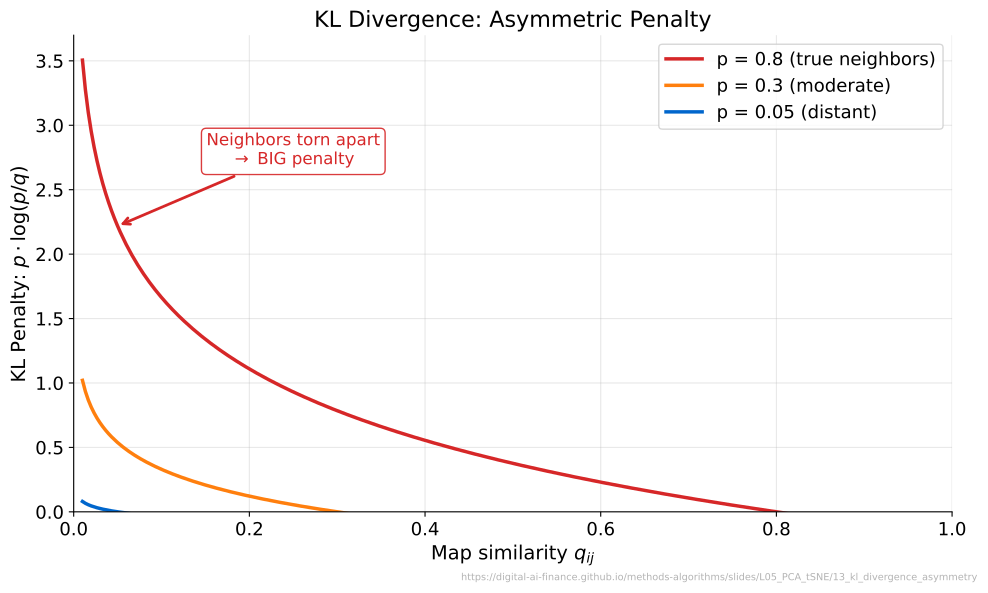

The Python source for this figure:
"""KL Divergence: Asymmetric Penalty for different p values."""
import matplotlib.pyplot as plt
import numpy as np
from pathlib import Path

CHART_METADATA = {
    "title": "KL Divergence: Asymmetric Penalty",
    "description": "Shows how KL divergence penalizes asymmetrically -- high p with low q produces a huge penalty",
    "url": "https://digital-ai-finance.github.io/methods-algorithms/slides/L05_PCA_tSNE/13_kl_divergence_asymmetry"
}

plt.rcParams.update({
    'font.size': 14, 'axes.labelsize': 14, 'axes.titlesize': 16,
    'xtick.labelsize': 13, 'ytick.labelsize': 13, 'legend.fontsize': 13,
    'figure.figsize': (10, 6), 'figure.dpi': 150,
    'axes.spines.top': False, 'axes.spines.right': False
})

MLPurple = '#3333B2'
MLBlue = '#0066CC'
MLOrange = '#FF7F0E'
MLRed = '#D62728'

fig, ax = plt.subplots()

q = np.linspace(0.01, 1.0, 300)

for p, color, label in [
    (0.80, MLRed,    'p = 0.8 (true neighbors)'),
    (0.30, MLOrange, 'p = 0.3 (moderate)'),
    (0.05, MLBlue,   'p = 0.05 (distant)'),
]:
    kl_penalty = p * np.log(p / q)
    ax.plot(q, kl_penalty, color=color, linewidth=2.5, label=label)

# Annotate the high-p line at low q
ax.annotate('Neighbors torn apart\n$\\rightarrow$ BIG penalty',
            xy=(0.05, 0.8 * np.log(0.8 / 0.05)),
            xytext=(0.25, 2.8),
            fontsize=12, color=MLRed,
            arrowprops=dict(arrowstyle='->', color=MLRed, lw=2),
            ha='center', va='center',
            bbox=dict(boxstyle='round,pad=0.3', facecolor='white',
                      edgecolor=MLRed, alpha=0.9))

ax.set_xlabel(r'Map similarity $q_{ij}$')
ax.set_ylabel(r'KL Penalty: $p \cdot \log(p/q)$')
ax.set_title('KL Divergence: Asymmetric Penalty')
ax.set_xlim(0, 1.0)
ax.set_ylim(bottom=0)
ax.legend(loc='upper right', fontsize=13)
ax.grid(True, alpha=0.3)

fig.text(0.99, 0.01, CHART_METADATA["url"],
         ha='right', va='bottom', fontsize=7, color='gray', alpha=0.6)

plt.tight_layout()
plt.savefig(Path(__file__).parent / 'chart.pdf', dpi=300, bbox_inches='tight')
plt.close()
